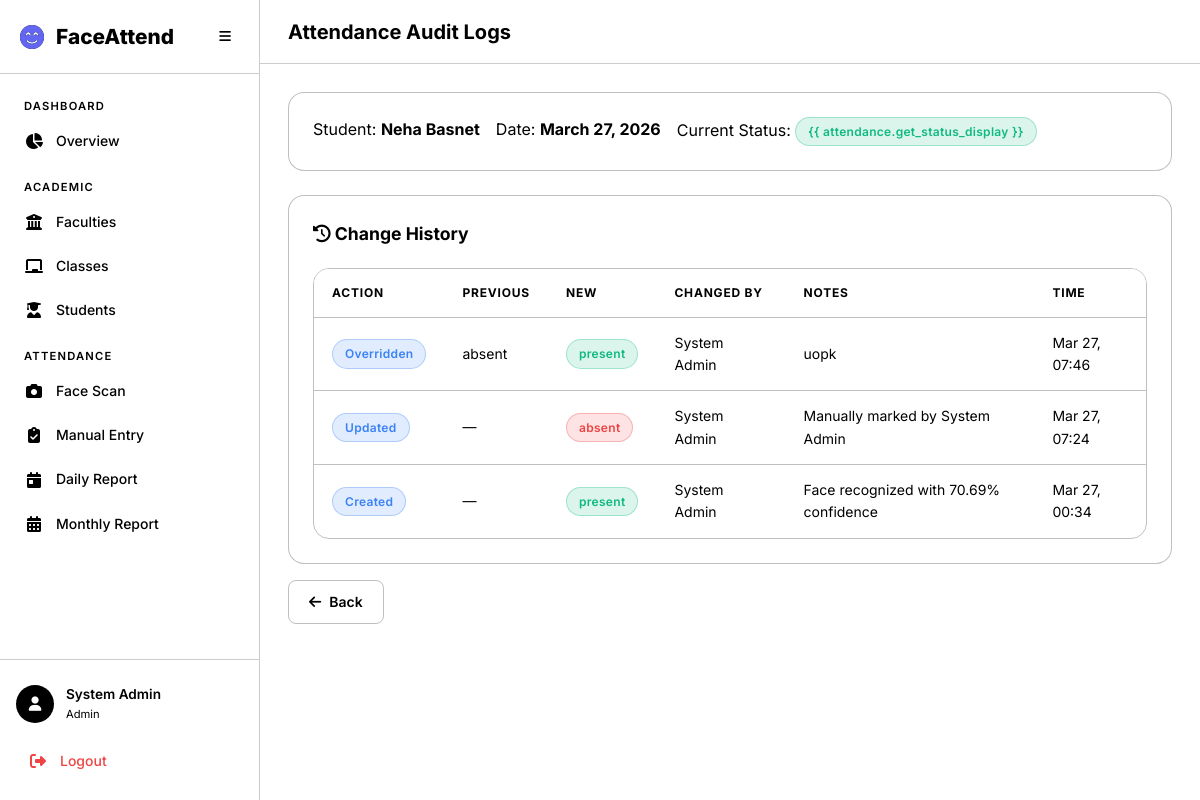
/attendance/logs/2/, run on the app's committed database.
### accounts/models.py (models this page shows, shortened)
class User(AbstractUser):
    class Role(models.TextChoices):
        ADMIN = 'admin', 'Admin'
        TEACHER = 'teacher', 'Teacher'
        STUDENT = 'student', 'Student'
    role = models.CharField(
        max_length=10,
        choices=Role.choices,
        default=Role.STUDENT,
    )
    phone = models.CharField(max_length=20, blank=True)
    profile_image = models.ImageField(upload_to='profiles/', blank=True, null=True)

### attendance/models.py (models this page shows, shortened)
class Attendance(models.Model):
    class Status(models.TextChoices):
        PRESENT = 'present', 'Present'
        ABSENT = 'absent', 'Absent'
        LATE = 'late', 'Late'
        INFORMED = 'informed', 'Informed'
    student = models.ForeignKey(Student, on_delete=models.CASCADE, related_name='attendances')
    date = models.DateField()
    status = models.CharField(max_length=10, choices=Status.choices, default=Status.ABSENT)
    check_in_time = models.TimeField(null=True, blank=True)
    marked_by = models.ForeignKey(
        settings.AUTH_USER_MODEL,
        on_delete=models.SET_NULL,
        null=True, blank=True,
        related_name='marked_attendances',
    )
    is_face_recognized = models.BooleanField(default=False)
    is_override = models.BooleanField(default=False)
    confidence = models.FloatField(null=True, blank=True, help_text='Face recognition confidence score')
    notes = models.TextField(blank=True)
    created_at = models.DateTimeField(auto_now_add=True)
    updated_at = models.DateTimeField(auto_now=True)
    class Meta:
        unique_together = ['student', 'date']
        ordering = ['-date', 'student__full_name']

class AttendanceLog(models.Model):
    class Action(models.TextChoices):
        CREATED = 'created', 'Created'
        UPDATED = 'updated', 'Updated'
        OVERRIDDEN = 'overridden', 'Overridden'
        CORRECTED = 'corrected', 'Corrected'
    attendance = models.ForeignKey(Attendance, on_delete=models.CASCADE, related_name='logs')
    action = models.CharField(max_length=12, choices=Action.choices)
    previous_status = models.CharField(max_length=10, blank=True)
    new_status = models.CharField(max_length=10)
    changed_by = models.ForeignKey(
        settings.AUTH_USER_MODEL,
        on_delete=models.SET_NULL,
        null=True,
        related_name='attendance_logs',
    )
    notes = models.TextField(blank=True)
    timestamp = models.DateTimeField(auto_now_add=True)
    class Meta:
        ordering = ['-timestamp']

### academics/models.py (models this page shows, shortened)
class Student(models.Model):
    user = models.OneToOneField(
        settings.AUTH_USER_MODEL,
        on_delete=models.CASCADE,
        related_name='student_profile',
        null=True, blank=True,
    )
    full_name = models.CharField(max_length=300)
    profile_image = models.ImageField(upload_to='students/profiles/')
    face_encoding = models.BinaryField(null=True, blank=True, help_text='128-d face encoding as bytes')
    enrollment_year = models.PositiveIntegerField()
    faculty = models.ForeignKey(Faculty, on_delete=models.CASCADE, related_name='students')
    academic_class = models.ForeignKey(AcademicClass, on_delete=models.CASCADE, related_name='students')
    phone = models.CharField(max_length=20, blank=True)
    guardian_phone = models.CharField(max_length=20, blank=True)
    is_phone_flagged = models.BooleanField(
        default=False,
        help_text='Mark this when the student phone number is incorrect.',
    )
    is_active = models.BooleanField(default=True)
    created_at = models.DateTimeField(auto_now_add=True)
    updated_at = models.DateTimeField(auto_now=True)
    class Meta:
        ordering = ['full_name']

### attendance/views.py (the view)
# urls.py: path('logs/<int:pk>/', views.attendance_logs, name='logs'),
@login_required
def attendance_logs(request, pk):
    attendance = get_object_or_404(Attendance, pk=pk)
    if request.user.role == 'teacher' and attendance.student.academic_class.teacher_id != request.user.id:
        messages.error(request, 'You can only view logs for your own classes.')
        return redirect('attendance:teacher_dashboard')
    if request.user.role == 'student':
        if attendance.student.user_id != request.user.id:
            messages.error(request, 'You can only view your own attendance logs.')
            return redirect('attendance:student_dashboard')
    if request.user.role not in ['admin', 'teacher', 'student']:
        messages.error(request, 'You do not have permission to view attendance logs.')
        return redirect('home')
    logs = attendance.logs.all()
    return render(request, 'attendance/logs.html', {
        'attendance': attendance,
        'logs': logs,
    })

### templates/attendance/logs.html (shortened to what this page needs)
{% extends 'base.html' %}
{% block page_title %}Attendance Audit Logs{% endblock %}
{% block content %}
<div class="animate-fade-in">
    <div class="card mb-3">
        <div class="d-flex gap-2 flex-wrap">
            <div><span class="text-muted">Student:</span> <strong>{{ attendance.student.full_name }}</strong></div>
            <div><span class="text-muted">Date:</span> <strong>{{ attendance.date }}</strong></div>
            <div><span class="text-muted">Current Status:</span> <span class="badge badge-{{ attendance.status }}">{{
                    attendance.get_status_display }}</span></div>
        </div>
    </div>
    <div class="card">
        <div class="card-header">
            <h3 class="card-title"><i class="fas fa-history"></i> Change History</h3>
        </div>
        <div class="table-container">
            <table class="data-table">
                <thead>
                    <tr>
                        <th>Action</th>
                        <th>Previous</th>
                        <th>New</th>
                        <th>Changed By</th>
                        <th>Notes</th>
                        <th>Time</th>
                    </tr>
                </thead>
                <tbody>
                    {% for log in logs %}
                    <tr>
                        <td><span class="badge badge-informed">{{ log.get_action_display }}</span></td>
                        <td>{{ log.previous_status|default:"—" }}</td>
                        <td><span class="badge badge-{{ log.new_status }}">{{ log.new_status }}</span></td>
                        <td>{{ log.changed_by.get_full_name|default:"System" }}</td>
                        <td>{{ log.notes|default:"—" }}</td>
                        <td>{{ log.timestamp|date:"M d, H:i" }}</td>
                    </tr>
                    {% empty %}
                    <tr>
                        <td colspan="6" class="text-center text-muted">No logs found.</td>
                    </tr>
                    {% endfor %}
                </tbody>
            </table>
        </div>
    </div>
    <div class="mt-2">
        <a href="javascript:history.back()" class="btn btn-outline"><i class="fas fa-arrow-left"></i> Back</a>
    </div>
</div>
{% endblock %}

### templates/base.html (shortened to what this page needs)
<!DOCTYPE html>
<html lang="en" data-theme="dark">
<head>
    <link rel="stylesheet" href="https://cdnjs.cloudflare.com/ajax/libs/font-awesome/6.5.1/css/all.min.css">
    {% load static %}
    <link rel="stylesheet" href="{% static 'css/style.css' %}">
</head>
<body>
    {% if user.is_authenticated %}
    <div class="app-layout">
        <aside class="sidebar" id="sidebar">
            <div class="sidebar-header">
                <div class="logo">
                    <i class="fas fa-face-smile-beam"></i>
                    <span>FaceAttend</span>
                </div>
                <button class="sidebar-toggle" id="sidebarToggle">
                    <i class="fas fa-bars"></i>
                </button>
            </div>
            <nav class="sidebar-nav">
                {% if user.role == 'admin' %}
                <div class="nav-section">
                    <span class="nav-section-title">Dashboard</span>
                    <a href="{% url 'academics:admin_dashboard' %}" class="nav-link {% if request.resolver_match.url_name == 'admin_dashboard' %}active{% endif %}">
                        <i class="fas fa-chart-pie"></i><span>Overview</span>
                    </a>
                </div>
                <div class="nav-section">
                    <span class="nav-section-title">Academic</span>
                    <a href="{% url 'academics:faculty_list' %}" class="nav-link {% if 'faculty' in request.resolver_match.url_name %}active{% endif %}">
                        <i class="fas fa-building-columns"></i><span>Faculties</span>
                    </a>
                    <a href="{% url 'academics:class_list' %}" class="nav-link {% if 'class' in request.resolver_match.url_name %}active{% endif %}">
                        <i class="fas fa-chalkboard"></i><span>Classes</span>
                    </a>
                    <a href="{% url 'academics:student_list' %}" class="nav-link {% if 'student' in request.resolver_match.url_name %}active{% endif %}">
                        <i class="fas fa-user-graduate"></i><span>Students</span>
                    </a>
                </div>
                <div class="nav-section">
                    <span class="nav-section-title">Attendance</span>
                    <a href="{% url 'attendance:camera' %}" class="nav-link {% if request.resolver_match.url_name == 'camera' %}active{% endif %}">
                        <i class="fas fa-camera"></i><span>Face Scan</span>
                    </a>
                    <a href="{% url 'attendance:manual' %}" class="nav-link {% if request.resolver_match.url_name == 'manual' %}active{% endif %}">
                        <i class="fas fa-clipboard-check"></i><span>Manual Entry</span>
                    </a>
                    <a href="{% url 'attendance:daily_report' %}" class="nav-link {% if request.resolver_match.url_name == 'daily_report' %}active{% endif %}">
                        <i class="fas fa-calendar-day"></i><span>Daily Report</span>
                    </a>
                    <a href="{% url 'attendance:monthly_report' %}" class="nav-link {% if request.resolver_match.url_name == 'monthly_report' %}active{% endif %}">
                        <i class="fas fa-calendar-alt"></i><span>Monthly Report</span>
                    </a>
                </div>
                {% endif %}
            </nav>
            <div class="sidebar-footer">
                <div class="user-card">
                    <div class="user-avatar">
                        <i class="fas fa-user"></i>
                    </div>
                    <div class="user-info">
                        <span class="user-name">{{ user.get_full_name|default:user.username }}</span>
                        <span class="user-role">{{ user.get_role_display }}</span>
                    </div>
                </div>
                <a href="{% url 'accounts:logout' %}" class="nav-link logout-link">
                    <i class="fas fa-sign-out-alt"></i><span>Logout</span>
                </a>
            </div>
        </aside>
        <main class="main-content">
            <header class="top-bar">
                <h1 class="page-title">{% block page_title %}Dashboard{% endblock %}</h1>
            </header>
            <div class="content-area">
                {% block content %}{% endblock %}
            </div>
        </main>
    </div>
    {% else %}
    <div class="auth-layout">
        {% block auth_content %}{% endblock %}
    </div>
    {% endif %}
</body>
</html>

### data on the page
User: get_full_name "System Admin", role "Admin"
Attendance: student.full_name "Neha Basnet", date "March 27, 2026"
AttendanceLog: action "Overridden", previous_status "absent", new_status "present", changed_by.get_full_name "System Admin", notes "uopk", timestamp "Mar 27, 07:46"
AttendanceLog: action "Updated", previous_status "—", new_status "absent", changed_by.get_full_name "System Admin", notes "Manually marked by System Admin", timestamp "Mar 27, 07:24"
AttendanceLog: action "Created", previous_status "—", new_status "present", changed_by.get_full_name "System Admin", notes "Face recognized with 70.69% confidence", timestamp "Mar 27, 00:34"
